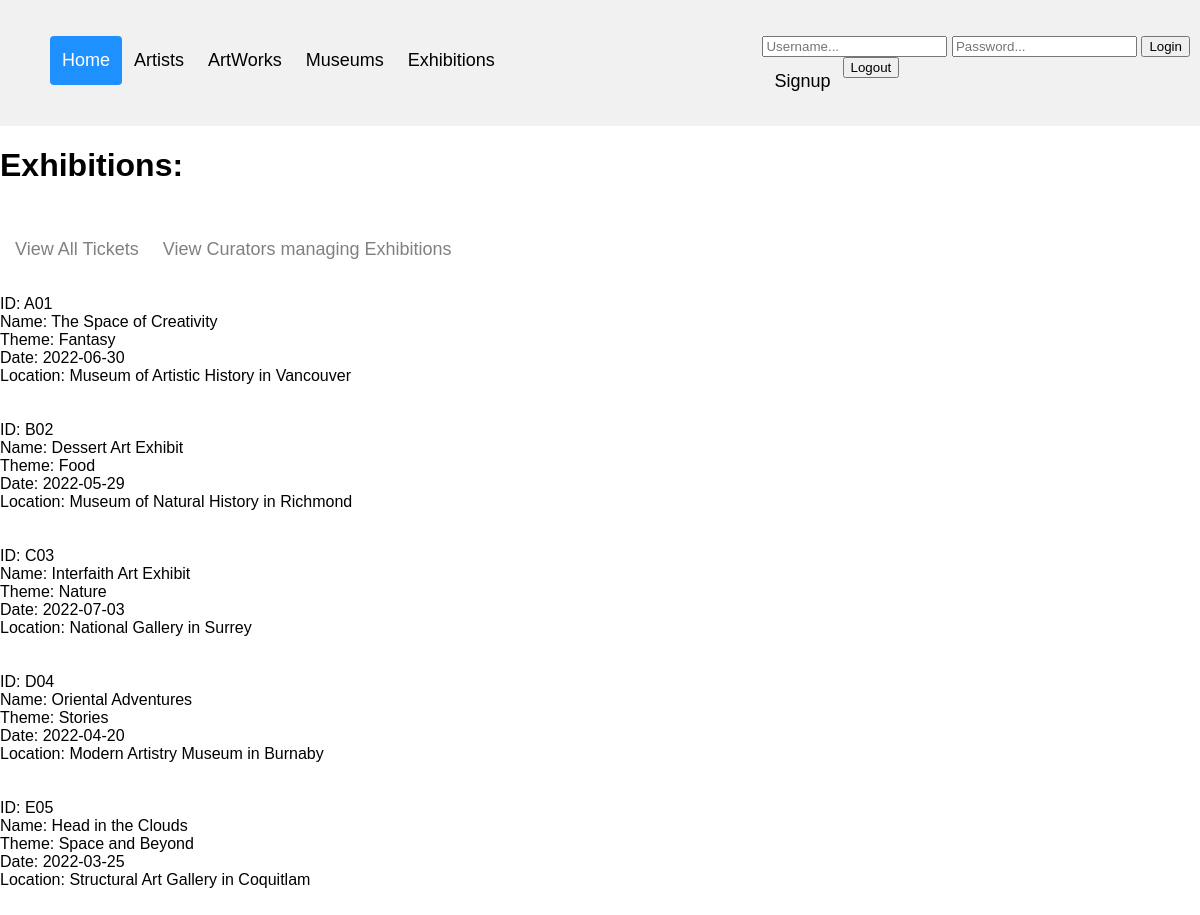
Before: /exhibition.php with the older database file.
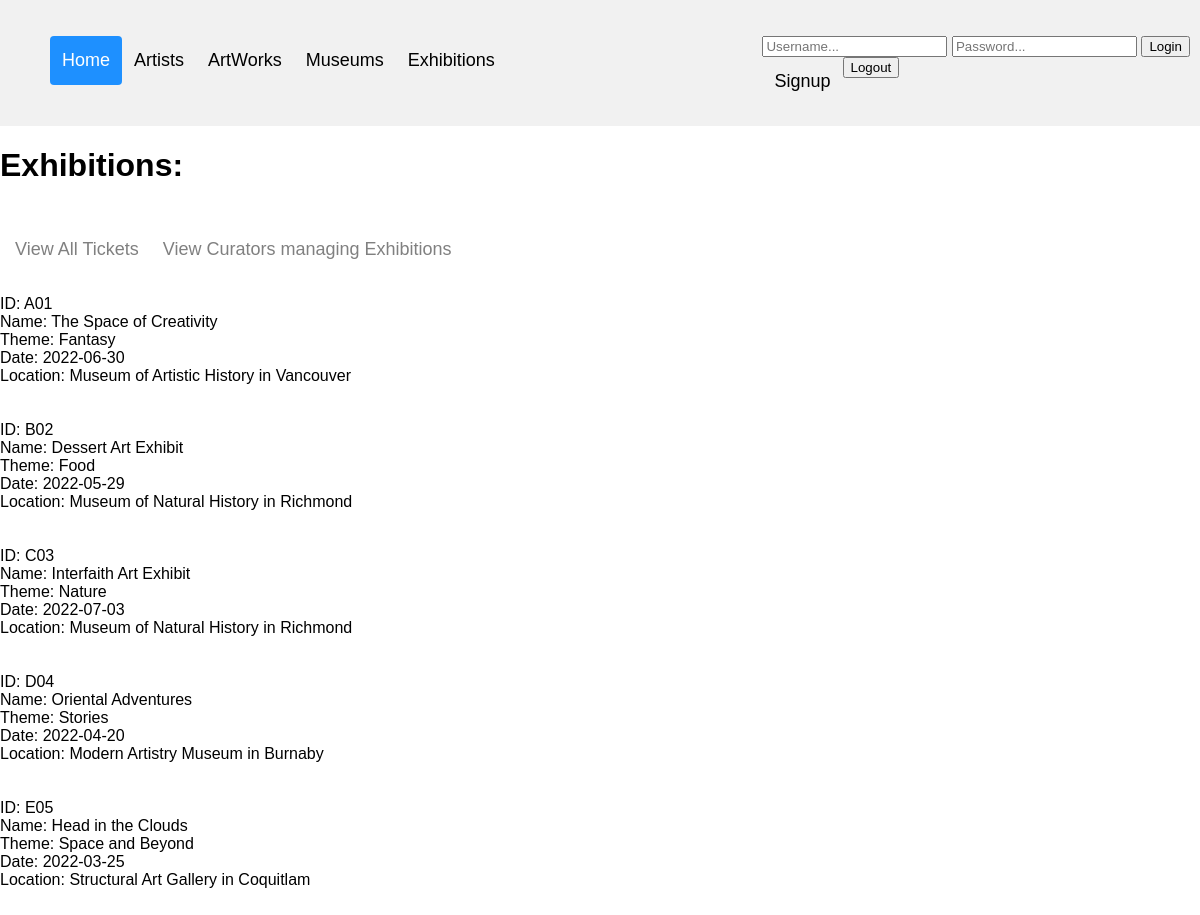
After: the same page with the newer database file.
### tables this page shows
CREATE TABLE Exhibition_Held (
	exID CHAR(100),
	mID CHAR(100),
	dateOf DATE,
	location CHAR(100),
	exName CHAR(100),
	exTheme CHAR(100),
	PRIMARY KEY (exID, mID),
	FOREIGN KEY (mID) REFERENCES Museum(mID));

CREATE TABLE Museum (
	mID CHAR(100) PRIMARY KEY,
	name CHAR(50), 
	opHrs CHAR(30),
	Capacity INTEGER);

### exhibition.php (the view, shortened to what this page needs)
<?php
    require 'header.php';
?>
<!DOCTYPE html>
<html>
<head>
    <link rel="stylesheet" href="style2.css">
<head>
<body>
    <h1>Exhibitions:</h1>
    <div class="wrapper">
        <p><a class="active" href="ticket_sells.php">View All Tickets</a></p>
        <p><a class="active" href="curator.php">View Curators managing Exhibitions</a></p>
    </div>
	<?php
        $conn = OpenCon();
        $sql = "SELECT * FROM Exhibition_Held, Museum WHERE Exhibition_Held.mID = Museum.mID;";
        $result = $conn->query($sql);
        $resultCheck = mysqli_num_rows($result);
        echo "<br>";
        if ($resultCheck > 0) {
            while ($row = mysqli_fetch_assoc($result)) {
                echo "ID: {$row['exID']} <br>
                    Name: {$row['exName']} <br>
                    Theme: {$row['exTheme']} <br>
                    Date: {$row['dateOf']} <br>
                    Location: {$row['name']} in {$row['location']} <br>";
                echo "<br> <br>";
            }
        }
	?>
</body>
</html>

### header.php (shortened to what this page needs)
<!DOCTYPE html>
<html>
<head>
    <link rel="stylesheet" href="style.css">
<head>
<body>
    <header>
        <nav>
            <div class="header">
                <ul>
                    <li><a class="active" href="index.php">Home</a></li>
                    <li><a href="artists.php">Artists</a></li>
                    <li><a href="artworks.php">ArtWorks</a></li>
                    <li><a href="museum.php">Museums</a></li>
                    <li><a href="exhibition.php">Exhibitions</a></li>
                </ul>
                <div class ="header-right">
                    <form action="include/login.inc.php" method="post">
                        <input type="text" name="mailuid" placeholder="Username...">
                        <input type="password" name="pwd" placeholder="Password...">
                        <button type="submit" name="login-submit">Login</button>
                    </form>
                    <a href="signup.php">Signup</a>
                    <form action="include/logout.inc.php" method="post">
                        <button type="submit" name="logout-submit">Logout</button>
                    </form>
                </div>
            </div>
        </nav>
    </header>
</body>
</html>

### style.css (style rules this page uses)
body { margin: 0; font-family: Arial, Helvetica, sans-serif; }
.header { overflow: hidden; background-color: #f1f1f1; padding: 20px 10px; }
li { list-style-type: none; }
.header a { float: left; color: black; padding: 12px; text-decoration: none; font-size: 18px; line-height: 25px; border-radius: 4px; }
.header a.active { background-color: dodgerblue; color: white; }
.header-right { float: right; }

### style2.css (style rules this page uses)
body { margin: 0; font-family: Arial, Helvetica, sans-serif; }
.wrapper { overflow: hidden; padding: 3px; }
.wrapper a { float: left; color: gray; padding: 12px; text-decoration: none; font-size: 18px; line-height: 25px; border-radius: 4px; }

Changed rows visible on the page:
removed exhibition_held: exID "C03", exName "Interfaith Art Exhibit", exTheme "Nature", dateOf "2022-07-03", mID.name "National Gallery", location "Surrey"
added exhibition_held: exID "C03", exName "Interfaith Art Exhibit", exTheme "Nature", dateOf "2022-07-03", mID.name "Museum of Natural History", location "Richmond"
